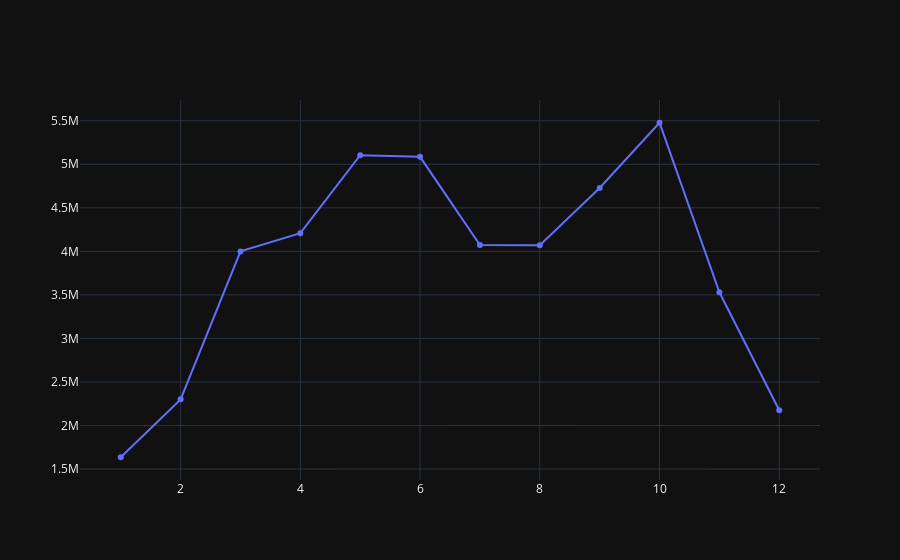
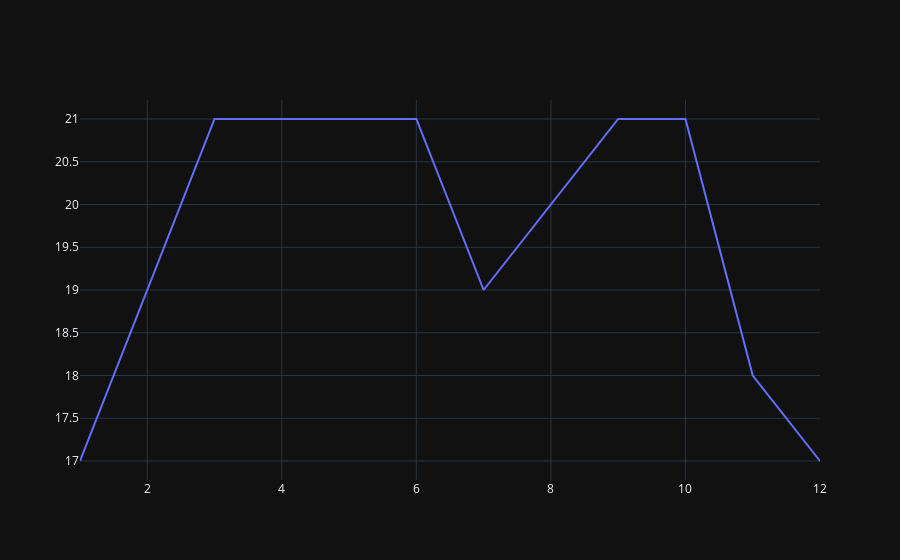

Here is the notebook cell these charts were saved with, in order:
### Code cell
# 4. 월별 자전거 사용량 분석

def analyze_monthly_usage():
    coll = db.cycle_usage_monthly.find().sort([('_id.month', 1)])
    x = []
    count = []
    avg_minute = []
    for document in coll:
        x.append(int(document['_id']['month']))
        count.append(int(document['count']))
        avg_minute.append(int(document['avg_minute']))

    trace1 = go.Scatter(x=x, y=count, mode='lines+markers', name='count')
    trace2 = go.Scatter(x=x, y=avg_minute, mode='lines', name='avg_minute')

    data = [trace1]
    fig = go.Figure(data=data)
    fig.show()

    data = [trace2]
    fig = go.Figure(data=data)
    fig.show()


analyze_monthly_usage()

### Figure 1 — Plotly figure (JSON) as saved in the notebook; plotly's stock layout.template omitted (floating-point values rounded to 4 significant figures)
{"data": [{"mode": "lines+markers", "name": "count", "x": [1, 2, 3, 4, 5, 6, 7, 8, 9, 10, 11, 12], "y": [1635596, 2300527, 3999913, 4209166, 5104078, 5085459, 4072309, 4069760, 4728043, 5477109, 3530062, 2176211], "type": "scatter"}], "layout": {}}

### Figure 2 — Plotly figure (JSON) as saved in the notebook; plotly's stock layout.template omitted (floating-point values rounded to 4 significant figures)
{"data": [{"mode": "lines", "name": "avg_minute", "x": [1, 2, 3, 4, 5, 6, 7, 8, 9, 10, 11, 12], "y": [17, 19, 21, 21, 21, 21, 19, 20, 21, 21, 18, 17], "type": "scatter"}], "layout": {}}
